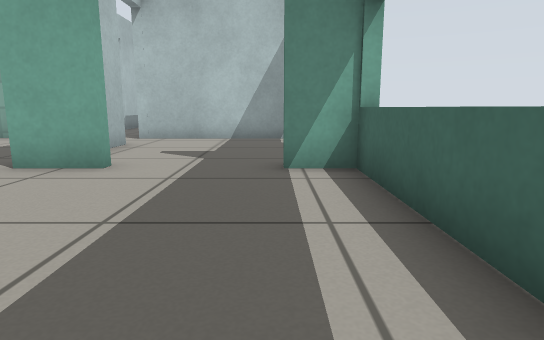
[1] (above)

15 first-person views from a walk through a robot-simulator world made for Gazebo. The camera is 0.5 m above the floor, tilts 10° down and sees 75° across. The floor is counted in squares, 0.5 m on a side. Each view is taken from the middle of a square. On the plan, view 1 faces up. The plan holds only what a view shows up to about 13 squares ahead; the rest is blank. Gazebo's built-in surfaces are drawn with simple patterns.

[2]
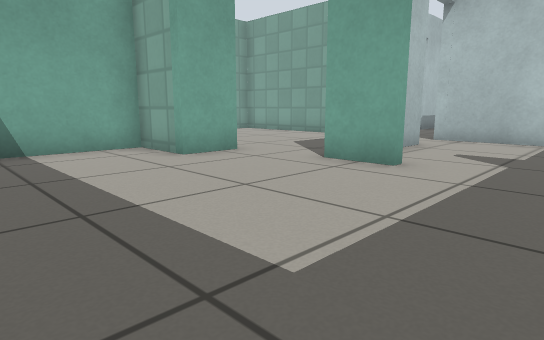

[3]
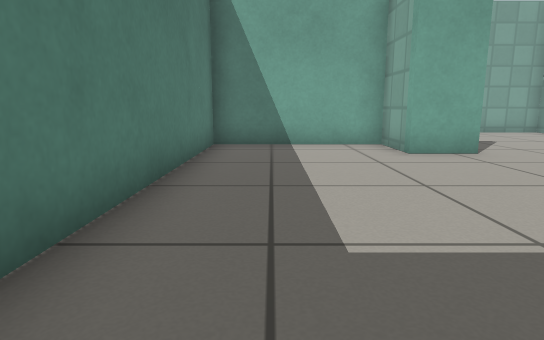

[4]
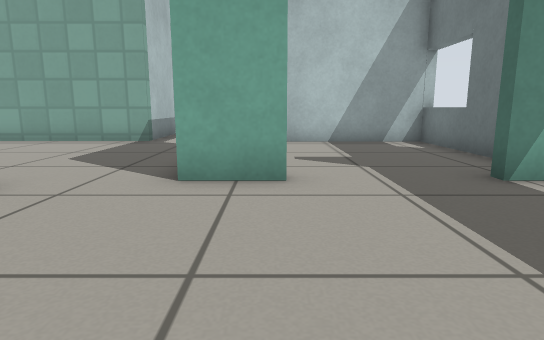

[5]
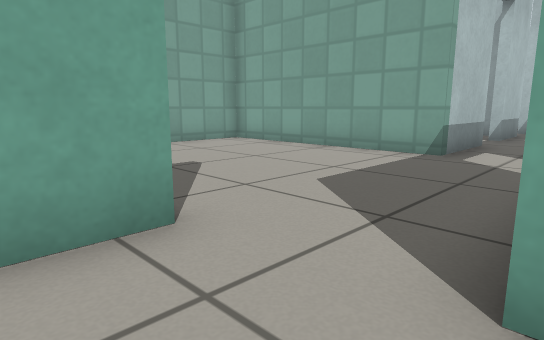

[6]
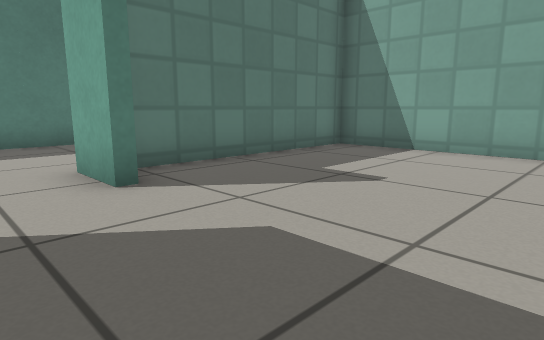

[7]
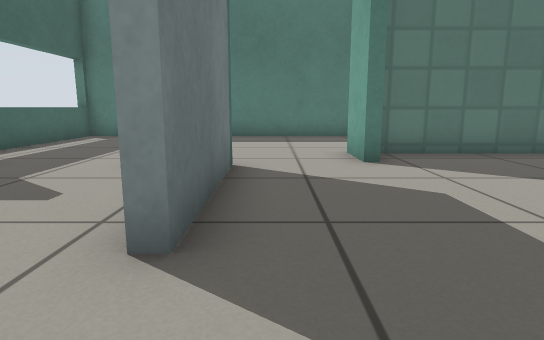

[8]
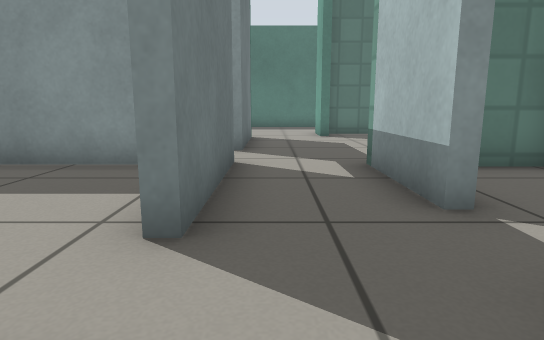

[9]
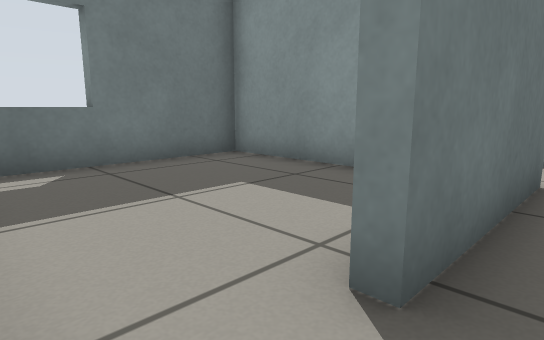

[10]
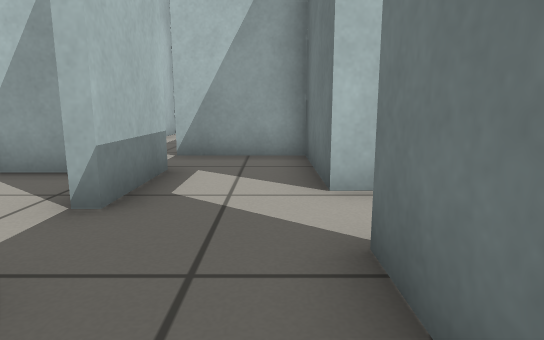

[11]
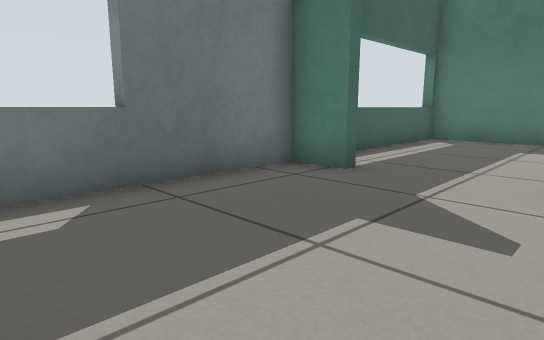

[12]
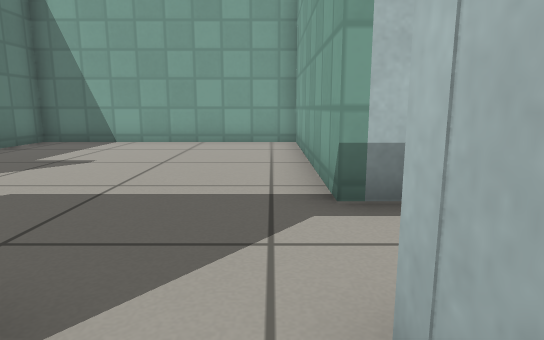

[13]
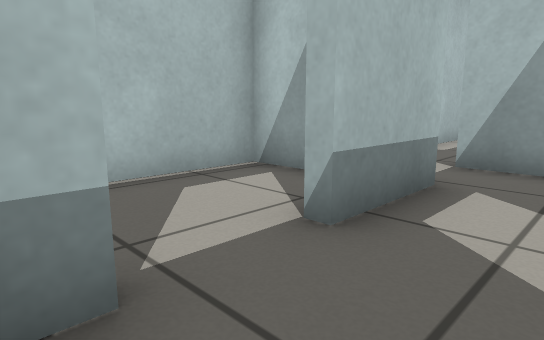

[14]
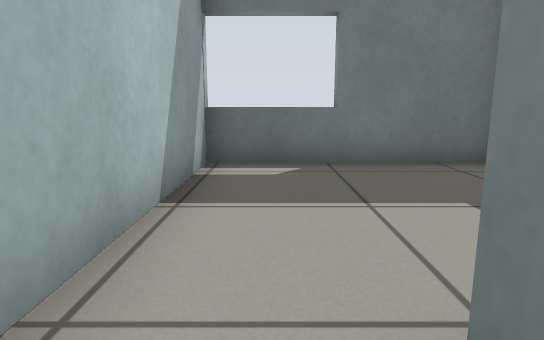

[15]
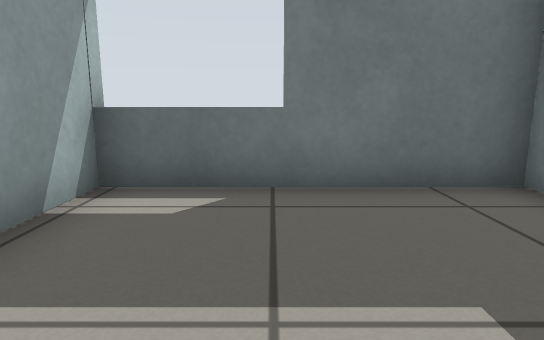

### Floor plan
Points are (right, up) in squares from view 1. A wall is a line through its corners. A room is listed if a view was taken in it or the views show most of it. See-through windows are left out.
Room 1 (views 1, 2, 3, 4, 5)
walls: (-2.8, 5.8) (-4.3, 5.8); (-6.7, 4) (-8.7, 4) (-8.7, -0.6) (1.4, -0.6) (1.4, 5.9); (1.7, 5.8) (0.1, 5.8)
ways out: opening at (-5.5, 5.5) to room 2; opening at (-1, 6) to room 3
Room 2 (views 6, 7, 8, 9, 10, 13, 14)
walls: (-4.3, 11.5) (-4.3, 15.5); (-7.1, 5.5) (-6.7, 5.5) (-6.7, 4); (-6.7, 14.6) (-6.7, 11.7) (-13.4, 11.7) (-13.4, 4.3) (-7.4, 4.3); (-4.3, 5.8) (-4.3, 9.8); (-4.3, 17.2) (-4.3, 20.4) (-7, 20.4); (-6.7, 18.7) (-6.7, 16.4)
ways out: opening at (-5.5, 5.5) to room 1; open door at (-4, 10.5) to room 3; open door at (-4, 16.5) to room 4; open door at (-7, 15.5) to room 5; opening at (-7, 20); open door at (-5, 21.5)
Room 3 (views 11, 12)
walls: (-4, 9.7) (-4, 8.6); (0.1, 6.1) (1.4, 6.1) (1.4, 11.5); (1.7, 11.5) (-4.3, 11.5)
ways out: opening at (-1, 6) to room 1; open door at (-4, 10.5) to room 2
Room 4 (view 15)
walls: (1.7, 17.2) (-4.3, 17.2); (-2.8, 11.8) (1.4, 11.8) (1.4, 17.2)
ways out: open door at (-4, 16.5) to room 2
Room 5 (no view inside)
walls: (-7.4, 18.4) (-9.9, 18.4) (-9.9, 15.8); (-9.8, 12) (-8.5, 12)
ways out: open door at (-7, 15.5) to room 2; open door at (-9, 19.5)

Positions as (right, up) in squares from view 1, and headings:
1: (0, 0), facing up
2: (0, 0), facing up-left
3: (1, 1), facing left
4: (-3, 1), facing up
5: (-4, 4), facing up-left
6: (-5, 10), facing down-left
7: (-5, 12), facing down
8: (-5, 18), facing down
9: (-5, 17), facing down-right
10: (-5, 13), facing up
11: (-3, 11), facing down-right
12: (-3, 11), facing left
13: (-5, 14), facing up-left
14: (-5, 16), facing right
15: (-3, 15), facing right
